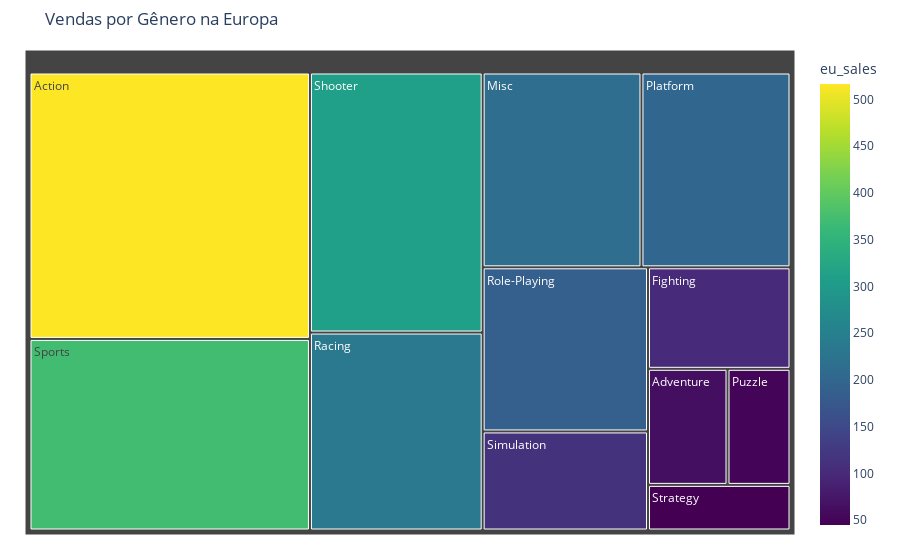

Notebook cell for this chart:
### Code cell
genre_eu = df.groupby('genre')['eu_sales'].sum().reset_index()

fig = px.treemap(
    genre_eu,
    path=['genre'],
    values='eu_sales',
    color='eu_sales',
    color_continuous_scale='viridis',
    title='Vendas por Gênero na Europa'
)

fig.update_traces()
fig.update_layout(margin=dict(t=50, l=25, r=25, b=25))
fig.show()

### Figure 1 — Plotly figure (JSON) as saved in the notebook; plotly's stock layout.template omitted (floating-point values rounded to 4 significant figures)
{"data": [{"branchvalues": "total", "customdata": [[516.5], [63.79], [100.0], [213.8], [200.7], [50.53], [236.3], [187.6], [310.4], [113.2], [371.3], [44.94]], "domain": {"x": [0, 1], "y": [0, 1]}, "hovertemplate": "labels=%{label}<br>eu_sales_sum=%{value}<br>parent=%{parent}<br>id=%{id}<br>eu_sales=%{color}<extra></extra>", "ids": ["Action", "Adventure", "Fighting", "Misc", "Platform", "Puzzle", "Racing", "Role-Playing", "Shooter", "Simulation", "Sports", "Strategy"], "labels": ["Action", "Adventure", "Fighting", "Misc", "Platform", "Puzzle", "Racing", "Role-Playing", "Shooter", "Simulation", "Sports", "Strategy"], "marker": {"coloraxis": "coloraxis", "colors": [516.5, 63.79, 100.0, 213.8, 200.7, 50.53, 236.3, 187.6, 310.4, 113.2, 371.3, 44.94]}, "name": "", "parents": ["", "", "", "", "", "", "", "", "", "", "", ""], "type": "treemap", "values": [516.5, 63.79, 100.0, 213.8, 200.7, 50.53, 236.3, 187.6, 310.4, 113.2, 371.3, 44.94]}], "layout": {"coloraxis": {"colorbar": {"title": {"text": "eu_sales"}}, "colorscale": [[0, "#440154"], [0.1111, "#482878"], [0.2222, "#3e4989"], [0.3333, "#31688e"], [0.4444, "#26828e"], [0.5556, "#1f9e89"], [0.6667, "#35b779"], [0.7778, "#6ece58"], [0.8889, "#b5de2b"], [1, "#fde725"]]}, "legend": {"tracegroupgap": 0}, "margin": {"b": 25, "l": 25, "r": 25, "t": 50}, "title": {"text": "Vendas por Gênero na Europa"}}}
